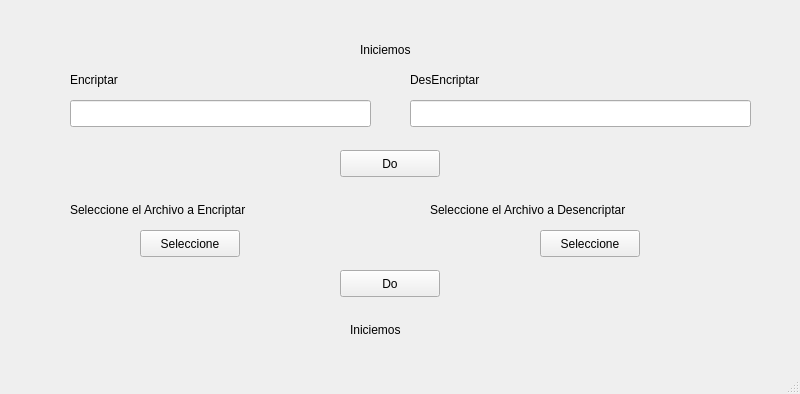
<?xml version="1.0" encoding="UTF-8"?>
<ui version="4.0">
 <class>MainWindow</class>
 <widget class="QMainWindow" name="MainWindow">
  <property name="geometry">
   <rect>
    <x>0</x>
    <y>0</y>
    <width>800</width>
    <height>394</height>
   </rect>
  </property>
  <property name="windowTitle">
   <string>Cryptografia</string>
  </property>
  <widget class="QWidget" name="centralwidget">
   <widget class="QLabel" name="label">
    <property name="geometry">
     <rect>
      <x>70</x>
      <y>70</y>
      <width>79</width>
      <height>19</height>
     </rect>
    </property>
    <property name="text">
     <string>Encriptar</string>
    </property>
   </widget>
   <widget class="QLineEdit" name="lineEdit">
    <property name="geometry">
     <rect>
      <x>70</x>
      <y>100</y>
      <width>301</width>
      <height>27</height>
     </rect>
    </property>
   </widget>
   <widget class="QLineEdit" name="lineEdit_2">
    <property name="geometry">
     <rect>
      <x>410</x>
      <y>100</y>
      <width>341</width>
      <height>27</height>
     </rect>
    </property>
   </widget>
   <widget class="QLabel" name="label_2">
    <property name="geometry">
     <rect>
      <x>410</x>
      <y>70</y>
      <width>131</width>
      <height>19</height>
     </rect>
    </property>
    <property name="text">
     <string>DesEncriptar</string>
    </property>
   </widget>
   <widget class="QPushButton" name="pushButton">
    <property name="geometry">
     <rect>
      <x>340</x>
      <y>150</y>
      <width>100</width>
      <height>27</height>
     </rect>
    </property>
    <property name="text">
     <string>Do</string>
    </property>
   </widget>
   <widget class="QLabel" name="label_3">
    <property name="geometry">
     <rect>
      <x>70</x>
      <y>200</y>
      <width>271</width>
      <height>19</height>
     </rect>
    </property>
    <property name="text">
     <string>Seleccione el Archivo a Encriptar</string>
    </property>
   </widget>
   <widget class="QLabel" name="label_4">
    <property name="geometry">
     <rect>
      <x>430</x>
      <y>200</y>
      <width>311</width>
      <height>19</height>
     </rect>
    </property>
    <property name="text">
     <string>Seleccione el Archivo a Desencriptar</string>
    </property>
   </widget>
   <widget class="QPushButton" name="pushButton_2">
    <property name="geometry">
     <rect>
      <x>340</x>
      <y>270</y>
      <width>100</width>
      <height>27</height>
     </rect>
    </property>
    <property name="text">
     <string>Do</string>
    </property>
   </widget>
   <widget class="QPushButton" name="pushButton_3">
    <property name="geometry">
     <rect>
      <x>140</x>
      <y>230</y>
      <width>100</width>
      <height>27</height>
     </rect>
    </property>
    <property name="text">
     <string>Seleccione</string>
    </property>
   </widget>
   <widget class="QPushButton" name="pushButton_4">
    <property name="geometry">
     <rect>
      <x>540</x>
      <y>230</y>
      <width>100</width>
      <height>27</height>
     </rect>
    </property>
    <property name="text">
     <string>Seleccione</string>
    </property>
   </widget>
   <widget class="QLabel" name="label_5">
    <property name="geometry">
     <rect>
      <x>350</x>
      <y>320</y>
      <width>79</width>
      <height>19</height>
     </rect>
    </property>
    <property name="text">
     <string>Iniciemos</string>
    </property>
   </widget>
   <widget class="QLabel" name="label_6">
    <property name="geometry">
     <rect>
      <x>360</x>
      <y>40</y>
      <width>79</width>
      <height>19</height>
     </rect>
    </property>
    <property name="text">
     <string>Iniciemos</string>
    </property>
   </widget>
  </widget>
  <widget class="QStatusBar" name="statusbar"/>
 </widget>
 <resources/>
 <connections/>
</ui>
